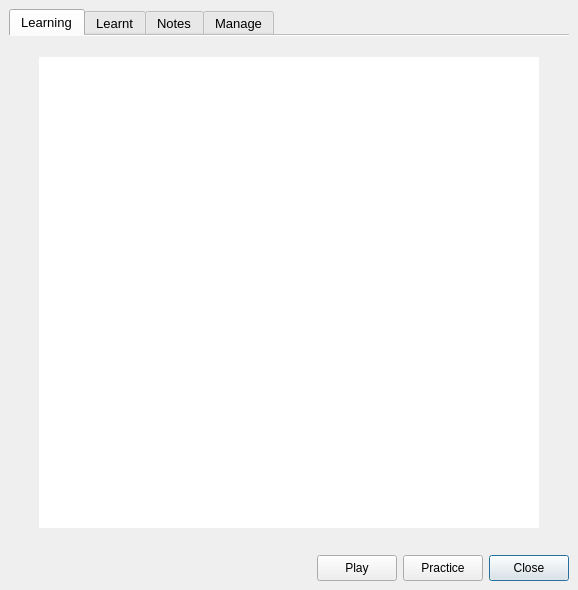
<?xml version="1.0" encoding="UTF-8"?>
<ui version="4.0">
 <class>MainWindow</class>
 <widget class="QMainWindow" name="MainWindow">
  <property name="geometry">
   <rect>
    <x>0</x>
    <y>0</y>
    <width>578</width>
    <height>590</height>
   </rect>
  </property>
  <property name="minimumSize">
   <size>
    <width>578</width>
    <height>0</height>
   </size>
  </property>
  <property name="windowTitle">
   <string>MainWindow</string>
  </property>
  <property name="windowIcon">
   <iconset resource="../res.qrc">
    <normaloff>:/Images/idiomind.png</normaloff>:/Images/idiomind.png</iconset>
  </property>
  <property name="dockOptions">
   <set>QMainWindow::AllowTabbedDocks|QMainWindow::AnimatedDocks</set>
  </property>
  <property name="unifiedTitleAndToolBarOnMac">
   <bool>true</bool>
  </property>
  <widget class="QWidget" name="centralwidget">
   <layout class="QGridLayout" name="gridLayout_4">
    <item row="0" column="0">
     <layout class="QVBoxLayout" name="verticalLayout">
      <property name="sizeConstraint">
       <enum>QLayout::SetMinimumSize</enum>
      </property>
      <property name="leftMargin">
       <number>0</number>
      </property>
      <property name="topMargin">
       <number>0</number>
      </property>
      <property name="rightMargin">
       <number>0</number>
      </property>
      <property name="bottomMargin">
       <number>0</number>
      </property>
      <item>
       <widget class="QTabWidget" name="tabWidget">
        <property name="minimumSize">
         <size>
          <width>300</width>
          <height>0</height>
         </size>
        </property>
        <property name="font">
         <font>
          <pointsize>10</pointsize>
         </font>
        </property>
        <property name="mouseTracking">
         <bool>true</bool>
        </property>
        <property name="tabletTracking">
         <bool>true</bool>
        </property>
        <property name="acceptDrops">
         <bool>true</bool>
        </property>
        <property name="autoFillBackground">
         <bool>true</bool>
        </property>
        <property name="currentIndex">
         <number>0</number>
        </property>
        <property name="elideMode">
         <enum>Qt::ElideLeft</enum>
        </property>
        <property name="documentMode">
         <bool>true</bool>
        </property>
        <property name="movable">
         <bool>false</bool>
        </property>
        <property name="tabBarAutoHide">
         <bool>true</bool>
        </property>
        <widget class="QWidget" name="Learning">
         <attribute name="title">
          <string>Learning</string>
         </attribute>
         <layout class="QGridLayout" name="gridLayout">
          <property name="leftMargin">
           <number>0</number>
          </property>
          <property name="topMargin">
           <number>0</number>
          </property>
          <property name="rightMargin">
           <number>0</number>
          </property>
          <property name="bottomMargin">
           <number>0</number>
          </property>
          <item row="0" column="0">
           <widget class="QWidget" name="widgetBaseListLearning" native="true">
            <property name="styleSheet">
             <string notr="true"/>
            </property>
            <layout class="QHBoxLayout" name="horizontalLayout_2">
             <property name="leftMargin">
              <number>27</number>
             </property>
             <property name="topMargin">
              <number>21</number>
             </property>
             <property name="rightMargin">
              <number>27</number>
             </property>
             <property name="bottomMargin">
              <number>21</number>
             </property>
             <item>
              <widget class="QTableWidget" name="list_learning">
               <property name="minimumSize">
                <size>
                 <width>500</width>
                 <height>450</height>
                </size>
               </property>
               <property name="maximumSize">
                <size>
                 <width>500</width>
                 <height>500</height>
                </size>
               </property>
               <property name="font">
                <font>
                 <pointsize>10</pointsize>
                </font>
               </property>
               <property name="focusPolicy">
                <enum>Qt::ClickFocus</enum>
               </property>
               <property name="autoFillBackground">
                <bool>false</bool>
               </property>
               <property name="styleSheet">
                <string notr="true"/>
               </property>
               <property name="frameShape">
                <enum>QFrame::NoFrame</enum>
               </property>
               <property name="frameShadow">
                <enum>QFrame::Plain</enum>
               </property>
               <property name="verticalScrollBarPolicy">
                <enum>Qt::ScrollBarAlwaysOff</enum>
               </property>
               <property name="horizontalScrollBarPolicy">
                <enum>Qt::ScrollBarAlwaysOff</enum>
               </property>
               <property name="sizeAdjustPolicy">
                <enum>QAbstractScrollArea::AdjustIgnored</enum>
               </property>
               <property name="autoScroll">
                <bool>false</bool>
               </property>
               <property name="editTriggers">
                <set>QAbstractItemView::SelectedClicked</set>
               </property>
               <property name="tabKeyNavigation">
                <bool>false</bool>
               </property>
               <property name="showDropIndicator" stdset="0">
                <bool>false</bool>
               </property>
               <property name="dragEnabled">
                <bool>false</bool>
               </property>
               <property name="alternatingRowColors">
                <bool>false</bool>
               </property>
               <property name="selectionMode">
                <enum>QAbstractItemView::SingleSelection</enum>
               </property>
               <property name="selectionBehavior">
                <enum>QAbstractItemView::SelectRows</enum>
               </property>
               <property name="iconSize">
                <size>
                 <width>6</width>
                 <height>6</height>
                </size>
               </property>
               <property name="showGrid">
                <bool>false</bool>
               </property>
               <property name="gridStyle">
                <enum>Qt::NoPen</enum>
               </property>
               <property name="cornerButtonEnabled">
                <bool>false</bool>
               </property>
               <property name="rowCount">
                <number>0</number>
               </property>
               <attribute name="horizontalHeaderVisible">
                <bool>false</bool>
               </attribute>
               <attribute name="horizontalHeaderCascadingSectionResizes">
                <bool>false</bool>
               </attribute>
               <attribute name="horizontalHeaderMinimumSectionSize">
                <number>480</number>
               </attribute>
               <attribute name="horizontalHeaderDefaultSectionSize">
                <number>480</number>
               </attribute>
               <attribute name="horizontalHeaderHighlightSections">
                <bool>false</bool>
               </attribute>
               <attribute name="horizontalHeaderShowSortIndicator" stdset="0">
                <bool>false</bool>
               </attribute>
               <attribute name="verticalHeaderVisible">
                <bool>false</bool>
               </attribute>
               <attribute name="verticalHeaderCascadingSectionResizes">
                <bool>false</bool>
               </attribute>
               <attribute name="verticalHeaderHighlightSections">
                <bool>false</bool>
               </attribute>
              </widget>
             </item>
            </layout>
           </widget>
          </item>
         </layout>
        </widget>
        <widget class="QWidget" name="Learnt">
         <attribute name="title">
          <string>Learnt</string>
         </attribute>
         <layout class="QGridLayout" name="gridLayout_2">
          <property name="leftMargin">
           <number>0</number>
          </property>
          <property name="topMargin">
           <number>0</number>
          </property>
          <property name="rightMargin">
           <number>0</number>
          </property>
          <property name="bottomMargin">
           <number>0</number>
          </property>
          <item row="0" column="0">
           <widget class="QWidget" name="widgetBaseListLearnt" native="true">
            <property name="styleSheet">
             <string notr="true"/>
            </property>
            <layout class="QHBoxLayout" name="horizontalLayout_3">
             <property name="leftMargin">
              <number>27</number>
             </property>
             <property name="topMargin">
              <number>21</number>
             </property>
             <property name="rightMargin">
              <number>27</number>
             </property>
             <property name="bottomMargin">
              <number>21</number>
             </property>
             <item>
              <widget class="QTableView" name="list_learnt">
               <property name="enabled">
                <bool>true</bool>
               </property>
               <property name="minimumSize">
                <size>
                 <width>500</width>
                 <height>450</height>
                </size>
               </property>
               <property name="maximumSize">
                <size>
                 <width>500</width>
                 <height>500</height>
                </size>
               </property>
               <property name="font">
                <font>
                 <pointsize>10</pointsize>
                </font>
               </property>
               <property name="focusPolicy">
                <enum>Qt::ClickFocus</enum>
               </property>
               <property name="acceptDrops">
                <bool>false</bool>
               </property>
               <property name="styleSheet">
                <string notr="true"/>
               </property>
               <property name="frameShape">
                <enum>QFrame::NoFrame</enum>
               </property>
               <property name="frameShadow">
                <enum>QFrame::Plain</enum>
               </property>
               <property name="verticalScrollBarPolicy">
                <enum>Qt::ScrollBarAlwaysOff</enum>
               </property>
               <property name="horizontalScrollBarPolicy">
                <enum>Qt::ScrollBarAlwaysOff</enum>
               </property>
               <property name="sizeAdjustPolicy">
                <enum>QAbstractScrollArea::AdjustIgnored</enum>
               </property>
               <property name="autoScroll">
                <bool>false</bool>
               </property>
               <property name="editTriggers">
                <set>QAbstractItemView::SelectedClicked</set>
               </property>
               <property name="tabKeyNavigation">
                <bool>false</bool>
               </property>
               <property name="showDropIndicator" stdset="0">
                <bool>false</bool>
               </property>
               <property name="alternatingRowColors">
                <bool>false</bool>
               </property>
               <property name="selectionMode">
                <enum>QAbstractItemView::SingleSelection</enum>
               </property>
               <property name="selectionBehavior">
                <enum>QAbstractItemView::SelectRows</enum>
               </property>
               <property name="iconSize">
                <size>
                 <width>6</width>
                 <height>6</height>
                </size>
               </property>
               <property name="showGrid">
                <bool>false</bool>
               </property>
               <property name="gridStyle">
                <enum>Qt::NoPen</enum>
               </property>
               <property name="cornerButtonEnabled">
                <bool>false</bool>
               </property>
               <attribute name="horizontalHeaderVisible">
                <bool>false</bool>
               </attribute>
               <attribute name="horizontalHeaderMinimumSectionSize">
                <number>480</number>
               </attribute>
               <attribute name="horizontalHeaderDefaultSectionSize">
                <number>480</number>
               </attribute>
               <attribute name="horizontalHeaderHighlightSections">
                <bool>false</bool>
               </attribute>
               <attribute name="verticalHeaderVisible">
                <bool>false</bool>
               </attribute>
               <attribute name="verticalHeaderHighlightSections">
                <bool>false</bool>
               </attribute>
              </widget>
             </item>
            </layout>
           </widget>
          </item>
         </layout>
        </widget>
        <widget class="QWidget" name="Notes">
         <attribute name="title">
          <string>Notes</string>
         </attribute>
         <layout class="QGridLayout" name="gridLayout_3">
          <property name="leftMargin">
           <number>0</number>
          </property>
          <property name="topMargin">
           <number>0</number>
          </property>
          <property name="rightMargin">
           <number>0</number>
          </property>
          <property name="bottomMargin">
           <number>0</number>
          </property>
          <item row="0" column="0">
           <widget class="QWidget" name="widget_3" native="true">
            <property name="styleSheet">
             <string notr="true"/>
            </property>
            <layout class="QHBoxLayout" name="horizontalLayout_6">
             <property name="leftMargin">
              <number>27</number>
             </property>
             <property name="topMargin">
              <number>21</number>
             </property>
             <property name="rightMargin">
              <number>27</number>
             </property>
             <property name="bottomMargin">
              <number>21</number>
             </property>
             <item>
              <widget class="QTextEdit" name="textEdit">
               <property name="minimumSize">
                <size>
                 <width>500</width>
                 <height>0</height>
                </size>
               </property>
               <property name="maximumSize">
                <size>
                 <width>450</width>
                 <height>16777215</height>
                </size>
               </property>
               <property name="font">
                <font>
                 <pointsize>11</pointsize>
                </font>
               </property>
               <property name="frameShape">
                <enum>QFrame::NoFrame</enum>
               </property>
               <property name="lineWidth">
                <number>0</number>
               </property>
               <property name="horizontalScrollBarPolicy">
                <enum>Qt::ScrollBarAlwaysOff</enum>
               </property>
              </widget>
             </item>
            </layout>
           </widget>
          </item>
         </layout>
        </widget>
        <widget class="QWidget" name="Manage">
         <property name="minimumSize">
          <size>
           <width>0</width>
           <height>0</height>
          </size>
         </property>
         <attribute name="title">
          <string>Manage</string>
         </attribute>
         <layout class="QFormLayout" name="formLayout">
          <item row="0" column="0">
           <widget class="QWidget" name="widgetBaseManager" native="true">
            <property name="sizePolicy">
             <sizepolicy hsizetype="Fixed" vsizetype="Fixed">
              <horstretch>0</horstretch>
              <verstretch>0</verstretch>
             </sizepolicy>
            </property>
            <property name="minimumSize">
             <size>
              <width>532</width>
              <height>484</height>
             </size>
            </property>
            <property name="maximumSize">
             <size>
              <width>532</width>
              <height>484</height>
             </size>
            </property>
            <layout class="QVBoxLayout" name="verticalLayout_5">
             <item>
              <layout class="QVBoxLayout" name="verticalLayout_8">
               <item>
                <layout class="QVBoxLayout" name="verticalLayout_9">
                 <item>
                  <widget class="QLabel" name="label_tpc_name">
                   <property name="font">
                    <font>
                     <pointsize>16</pointsize>
                    </font>
                   </property>
                   <property name="text">
                    <string>Topic Name</string>
                   </property>
                  </widget>
                 </item>
                 <item>
                  <spacer name="verticalSpacer_2">
                   <property name="orientation">
                    <enum>Qt::Vertical</enum>
                   </property>
                   <property name="sizeHint" stdset="0">
                    <size>
                     <width>20</width>
                     <height>6</height>
                    </size>
                   </property>
                  </spacer>
                 </item>
                 <item>
                  <widget class="QLabel" name="label_tabmanage_info">
                   <property name="text">
                    <string>Topic info</string>
                   </property>
                  </widget>
                 </item>
                 <item>
                  <spacer name="verticalSpacer_3">
                   <property name="orientation">
                    <enum>Qt::Vertical</enum>
                   </property>
                   <property name="sizeHint" stdset="0">
                    <size>
                     <width>20</width>
                     <height>25</height>
                    </size>
                   </property>
                  </spacer>
                 </item>
                </layout>
               </item>
               <item>
                <layout class="QHBoxLayout" name="horizontalLayout_4">
                 <item>
                  <layout class="QVBoxLayout" name="verticalLayout_10">
                   <item>
                    <widget class="QPushButton" name="pushButton_tabmanage_markas">
                     <property name="minimumSize">
                      <size>
                       <width>250</width>
                       <height>26</height>
                      </size>
                     </property>
                     <property name="maximumSize">
                      <size>
                       <width>16777215</width>
                       <height>26</height>
                      </size>
                     </property>
                     <property name="sizeIncrement">
                      <size>
                       <width>350</width>
                       <height>0</height>
                      </size>
                     </property>
                     <property name="text">
                      <string>Mark as Learned</string>
                     </property>
                     <property name="icon">
                      <iconset theme="face-smile"/>
                     </property>
                    </widget>
                   </item>
                   <item>
                    <layout class="QHBoxLayout" name="horizontalLayout_5">
                     <item>
                      <widget class="QLabel" name="label_5">
                       <property name="minimumSize">
                        <size>
                         <width>0</width>
                         <height>26</height>
                        </size>
                       </property>
                       <property name="maximumSize">
                        <size>
                         <width>16777215</width>
                         <height>26</height>
                        </size>
                       </property>
                       <property name="text">
                        <string>Rename</string>
                       </property>
                       <property name="alignment">
                        <set>Qt::AlignRight|Qt::AlignTrailing|Qt::AlignVCenter</set>
                       </property>
                      </widget>
                     </item>
                     <item>
                      <widget class="QLineEdit" name="lineEdit_tabmanage_rename">
                       <property name="minimumSize">
                        <size>
                         <width>350</width>
                         <height>26</height>
                        </size>
                       </property>
                       <property name="maximumSize">
                        <size>
                         <width>350</width>
                         <height>26</height>
                        </size>
                       </property>
                      </widget>
                     </item>
                    </layout>
                   </item>
                   <item>
                    <spacer name="verticalSpacer_4">
                     <property name="orientation">
                      <enum>Qt::Vertical</enum>
                     </property>
                     <property name="sizeHint" stdset="0">
                      <size>
                       <width>400</width>
                       <height>26</height>
                      </size>
                     </property>
                    </spacer>
                   </item>
                  </layout>
                 </item>
                 <item>
                  <layout class="QVBoxLayout" name="verticalLayout_3">
                   <item>
                    <widget class="QPushButton" name="pushButton_tabmanage_share">
                     <property name="minimumSize">
                      <size>
                       <width>0</width>
                       <height>26</height>
                      </size>
                     </property>
                     <property name="maximumSize">
                      <size>
                       <width>16777215</width>
                       <height>26</height>
                      </size>
                     </property>
                     <property name="text">
                      <string>Share</string>
                     </property>
                     <property name="flat">
                      <bool>false</bool>
                     </property>
                    </widget>
                   </item>
                   <item>
                    <widget class="QPushButton" name="pushButton_tabmanage_trans">
                     <property name="minimumSize">
                      <size>
                       <width>0</width>
                       <height>26</height>
                      </size>
                     </property>
                     <property name="maximumSize">
                      <size>
                       <width>16777215</width>
                       <height>26</height>
                      </size>
                     </property>
                     <property name="text">
                      <string>Translate</string>
                     </property>
                     <property name="flat">
                      <bool>false</bool>
                     </property>
                    </widget>
                   </item>
                   <item>
                    <widget class="QPushButton" name="pushButton_tabmanage_delete">
                     <property name="sizePolicy">
                      <sizepolicy hsizetype="Minimum" vsizetype="Fixed">
                       <horstretch>0</horstretch>
                       <verstretch>0</verstretch>
                      </sizepolicy>
                     </property>
                     <property name="minimumSize">
                      <size>
                       <width>0</width>
                       <height>26</height>
                      </size>
                     </property>
                     <property name="maximumSize">
                      <size>
                       <width>16777215</width>
                       <height>26</height>
                      </size>
                     </property>
                     <property name="text">
                      <string>Delete</string>
                     </property>
                    </widget>
                   </item>
                  </layout>
                 </item>
                </layout>
               </item>
              </layout>
             </item>
             <item>
              <layout class="QVBoxLayout" name="verticalLayout_4">
               <item>
                <layout class="QVBoxLayout" name="verticalLayout_2">
                 <item>
                  <widget class="QCheckBox" name="checkBox_restart">
                   <property name="text">
                    <string>Auto checked items</string>
                   </property>
                  </widget>
                 </item>
                 <item>
                  <widget class="QCheckBox" name="checkBox_restart_2">
                   <property name="text">
                    <string>Restar status</string>
                   </property>
                  </widget>
                 </item>
                 <item>
                  <widget class="QCheckBox" name="checkBox_removall">
                   <property name="text">
                    <string>Remove all contents</string>
                   </property>
                  </widget>
                 </item>
                 <item>
                  <widget class="QCheckBox" name="checkBox_reverse">
                   <property name="text">
                    <string>Reverse items order</string>
                   </property>
                  </widget>
                 </item>
                 <item>
                  <widget class="QCheckBox" name="checkBox_wordview">
                   <property name="text">
                    <string>Show sentences in word view</string>
                   </property>
                  </widget>
                 </item>
                </layout>
               </item>
               <item>
                <layout class="QHBoxLayout" name="horizontalLayout_7">
                 <item>
                  <widget class="QComboBox" name="comboBox_backups">
                   <property name="maximumSize">
                    <size>
                     <width>100</width>
                     <height>16777215</height>
                    </size>
                   </property>
                  </widget>
                 </item>
                 <item>
                  <widget class="QLabel" name="label">
                   <property name="text">
                    <string>Restore from backup</string>
                   </property>
                   <property name="alignment">
                    <set>Qt::AlignLeading|Qt::AlignLeft|Qt::AlignVCenter</set>
                   </property>
                  </widget>
                 </item>
                </layout>
               </item>
              </layout>
             </item>
             <item>
              <spacer name="verticalSpacer">
               <property name="orientation">
                <enum>Qt::Vertical</enum>
               </property>
               <property name="sizeHint" stdset="0">
                <size>
                 <width>20</width>
                 <height>94</height>
                </size>
               </property>
              </spacer>
             </item>
            </layout>
           </widget>
          </item>
         </layout>
        </widget>
       </widget>
      </item>
      <item>
       <layout class="QHBoxLayout" name="horizontalLayout" stretch="0,1,1,1">
        <property name="sizeConstraint">
         <enum>QLayout::SetDefaultConstraint</enum>
        </property>
        <property name="leftMargin">
         <number>0</number>
        </property>
        <property name="rightMargin">
         <number>0</number>
        </property>
        <item>
         <spacer name="horizontalSpacer">
          <property name="orientation">
           <enum>Qt::Horizontal</enum>
          </property>
          <property name="sizeHint" stdset="0">
           <size>
            <width>250</width>
            <height>20</height>
           </size>
          </property>
         </spacer>
        </item>
        <item>
         <widget class="QPushButton" name="pushButton_play">
          <property name="sizePolicy">
           <sizepolicy hsizetype="Fixed" vsizetype="Minimum">
            <horstretch>0</horstretch>
            <verstretch>0</verstretch>
           </sizepolicy>
          </property>
          <property name="minimumSize">
           <size>
            <width>80</width>
            <height>26</height>
           </size>
          </property>
          <property name="text">
           <string>Play</string>
          </property>
          <property name="autoDefault">
           <bool>false</bool>
          </property>
          <property name="flat">
           <bool>false</bool>
          </property>
         </widget>
        </item>
        <item>
         <widget class="QPushButton" name="pushButton_practice">
          <property name="sizePolicy">
           <sizepolicy hsizetype="Fixed" vsizetype="Minimum">
            <horstretch>0</horstretch>
            <verstretch>0</verstretch>
           </sizepolicy>
          </property>
          <property name="minimumSize">
           <size>
            <width>80</width>
            <height>26</height>
           </size>
          </property>
          <property name="text">
           <string>Practice</string>
          </property>
          <property name="autoDefault">
           <bool>false</bool>
          </property>
          <property name="flat">
           <bool>false</bool>
          </property>
         </widget>
        </item>
        <item>
         <widget class="QPushButton" name="pushButton_close">
          <property name="sizePolicy">
           <sizepolicy hsizetype="Fixed" vsizetype="Minimum">
            <horstretch>0</horstretch>
            <verstretch>0</verstretch>
           </sizepolicy>
          </property>
          <property name="minimumSize">
           <size>
            <width>80</width>
            <height>26</height>
           </size>
          </property>
          <property name="layoutDirection">
           <enum>Qt::LeftToRight</enum>
          </property>
          <property name="text">
           <string>Close</string>
          </property>
          <property name="default">
           <bool>true</bool>
          </property>
          <property name="flat">
           <bool>false</bool>
          </property>
         </widget>
        </item>
       </layout>
      </item>
     </layout>
    </item>
   </layout>
  </widget>
  <action name="actionAbout">
   <property name="text">
    <string>About</string>
   </property>
  </action>
  <action name="actionGetting_Started">
   <property name="text">
    <string>Getting Started</string>
   </property>
  </action>
  <action name="actionFeedback">
   <property name="text">
    <string>Feedback</string>
   </property>
  </action>
  <action name="actionSeetings">
   <property name="text">
    <string>Seetings</string>
   </property>
  </action>
  <action name="actionOpen">
   <property name="text">
    <string>Open</string>
   </property>
  </action>
  <action name="actionImport">
   <property name="text">
    <string>Import</string>
   </property>
  </action>
  <action name="actionExport">
   <property name="text">
    <string>Export</string>
   </property>
  </action>
 </widget>
 <resources>
  <include location="../res.qrc"/>
 </resources>
 <connections/>
</ui>
